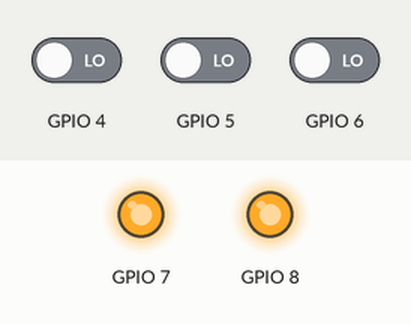
Recording of a program running on a simulated ESP32. Parts: output pins drawn as LEDs (lit = HIGH). Inputs (shaded band) come from the test bench; at power-on: GPIO 4 LOW, GPIO 6 LOW, GPIO 5 LOW. WiFi joins after 1.5 s; servers stay silent unless stated.

Above: at 2.7 s.
2.8 s: GPIO 4 driven HIGH
At 3.8 s:
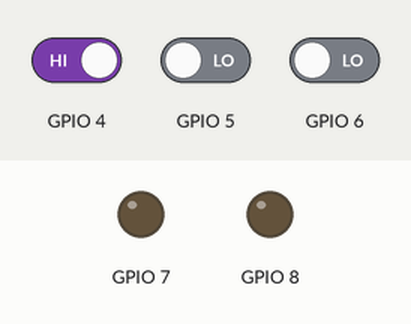
4.3 s: GPIO 4 driven LOW
At 4.8 s:
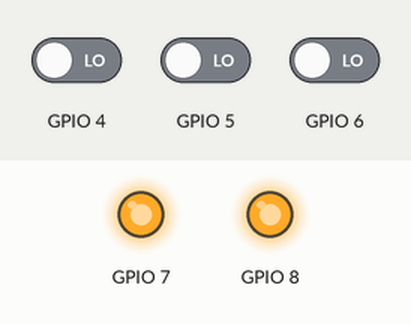
5.8 s: GPIO 6 driven HIGH
At 7.2 s:
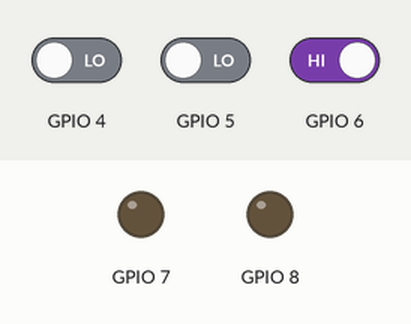
Timing chart, 0 to 8.8 s (numbered marks = the images above; inputs shaded):
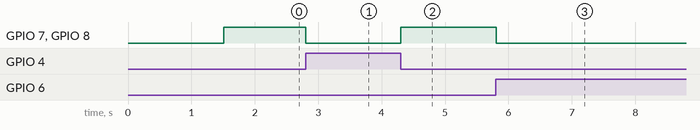

Measured:
- after the input at 2.8 s, GPIO 7, GPIO 8: HIGH → LOW at once
- after the input at 4.3 s, GPIO 7, GPIO 8: LOW → HIGH at once
- after the input at 5.8 s, GPIO 7, GPIO 8: HIGH → LOW at once

The program:

main.cpp
```cpp
//----------------------Skeleton Code--------------------//
#include <WiFi.h>
#include <WiFiUdp.h>
#include <ArduinoOTA.h>

//    Can be client or even host   //
#ifndef STASSID
#define STASSID "Ayush"  // Replace with your network credentials
#define STAPSK  "asdfghjkl"
#endif

const char* ssid = STASSID;
const char* password = STAPSK;


void OTAsetup() {
  WiFi.mode(WIFI_STA);
  WiFi.begin(ssid, password);
  while (WiFi.waitForConnectResult() != WL_CONNECTED) {
    delay(5000);
    ESP.restart();
  }
  ArduinoOTA.begin();
}

void OTAloop() {
  ArduinoOTA.handle();
}

//-------------------------------------------------------//

void setup(){
  OTAsetup();

  //-------------------//
  // Custom setup code //
  //-------------------//
	pinMode(7, OUTPUT);
	pinMode(8, OUTPUT);
	pinMode(4, INPUT);
	pinMode(5, INPUT);
	pinMode(6, INPUT);

}

void loop() {
  OTAloop();
  delay(10);
  bool A = digitalRead(4);
  bool B = digitalRead(5);
  bool C = digitalRead(6);
  bool X=((A || B || !C) && (A || !B || !C) && (!A || B || C) && (!A || !B || !C));
  bool Y=((!A && !B && !C) || (!A && B && !C) || (A && !B && C) || (A && B && !C));
  digitalWrite(7,X);
  digitalWrite(8,Y);

}
```
